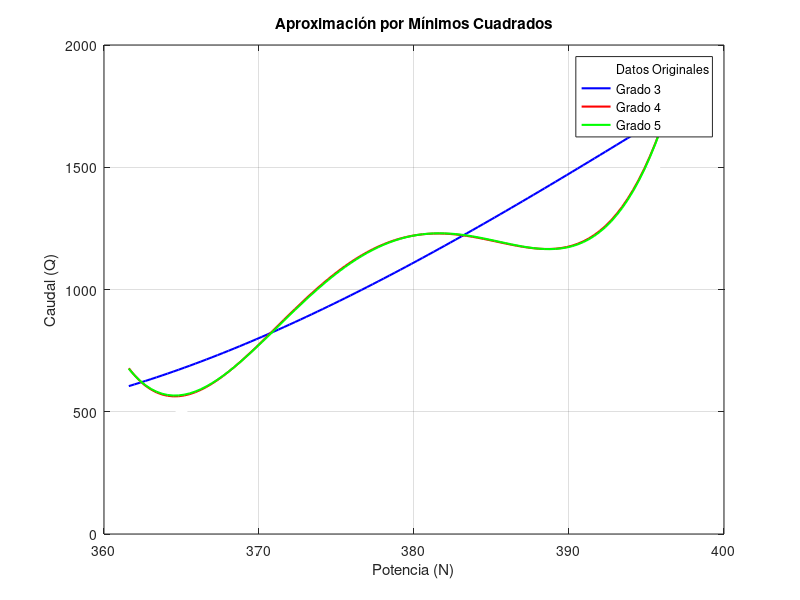

Here is the MATLAB script that generated this plot:
function Act4MinimosCuadrados
    % Datos originales
    x2 = [365, 361.6, 370.64, 379.68, 384.46, 395.5, 395.95, 397];
    y = [500, 700, 900, 1100, 1300, 1500, 1700, 1900];
    plot(x2, y, 'wo', 'MarkerFaceColor', 'w', 'MarkerSize', 8)
    hold on
    grid on

    % Vector para graficar
    x = linspace(min(x2), max(x2), 100);

    % Grado 3
    [A3, S3, mu3] = polyfit(x2, y, 3); 
    px3 = polyval(A3, x, S3, mu3);
    plot(x, px3, 'b', 'LineWidth', 1.5) 

    % Grado 4
    [A4, S4, mu4] = polyfit(x2, y, 4); 
    px4 = polyval(A4, x, S4, mu4);
    plot(x, px4, 'r', 'LineWidth', 1.5) 

    % Grado 5
    [A5, S5, mu5] = polyfit(x2, y, 5); 
    px5 = polyval(A5, x, S5, mu5);
    plot(x, px5, 'g', 'LineWidth', 1.5) 

    % Detalles de la gráfica
    title('Aproximación por Mínimos Cuadrados')
    xlabel('Potencia (N)')
    ylabel('Caudal (Q)')
    legend('Datos Originales', 'Grado 3', 'Grado 4', 'Grado 5', 'Location', 'best')
end
